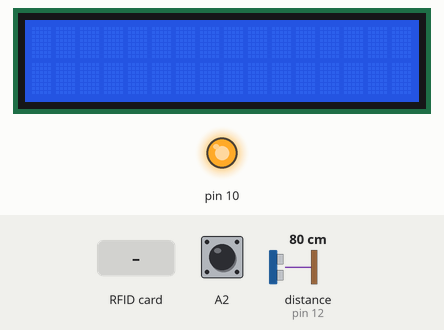
Recording of a sketch running on a simulated Arduino Uno, built with avr-gcc and run on an emulated ATmega328P. Parts: 16×2 character LCD, output pins drawn as LEDs (lit = HIGH). The inputs (shaded band) are chosen by the test bench; at power-on: A2 HIGH, distance to the obstacle (sensor on pin 12) 80 cm. The echo pulse lasts 58.3 µs per cm; pins used as bus, display or sensor lines are not drawn; what the sketch prints to the serial monitor is not drawn.

Above: at 1.3 s.
1.4 s: A2 pulled LOW for 0.15 s
At 2.3 s:
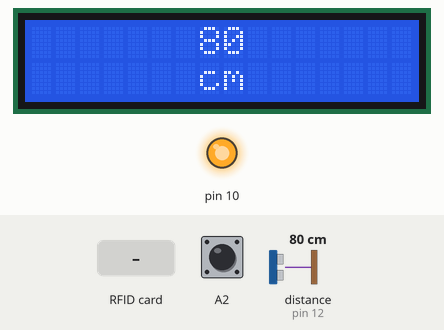
3.0 s: RFID card 5E 7A 19 C4 held to the reader
At 4.1 s:
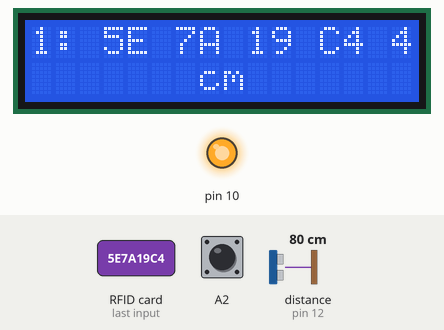
4.5 s: RFID card 5E 7A 19 C4 held to the reader
At 5.6 s:
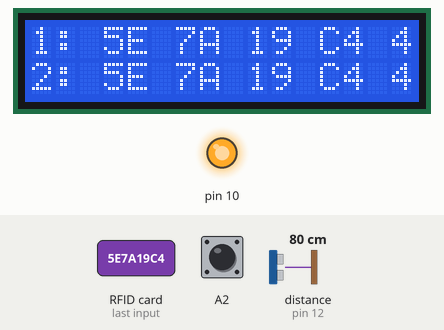
6.0 s: A2 pulled LOW for 1 s
At 7.3 s:
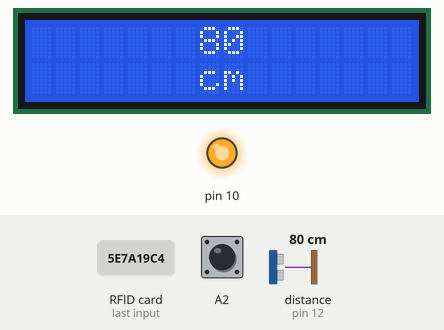
Timing chart, 0 to 9.0 s (numbered marks = the images above; inputs shaded):
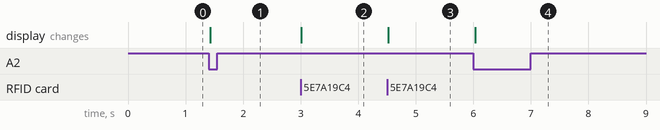

The sketch:

rfid_mini.ino
```cpp
#include <SPI.h>
#include <MFRC522.h>
#include <LiquidCrystal.h> //Dołączenie bilbioteki

#define SS_PIN 8
#define RST_PIN 9
#define trigPin 11
#define echoPin 12
MFRC522 rfid(SS_PIN, RST_PIN);
MFRC522::MIFARE_Key key;

LiquidCrystal lcd(2, 3, 4, 5, 6, 7); //Informacja o podłączeniu nowego wyświetlacza
//const byte UID[] = {0xD7, 0x59, 0x39, 0x4E};
//boolean stan = false;

void setup() {
  lcd.begin(16, 2); //Deklaracja typu
  pinMode(A2, INPUT_PULLUP);
  //pinMode(11, OUTPUT);
  //pinMode(12, OUTPUT);
  pinMode(13, OUTPUT);
  Serial.begin(9600);
  SPI.begin();
  rfid.PCD_Init();
  lcd.setCursor(0, 0);
  pinMode(trigPin, OUTPUT); //Pin, do którego podłączymy trig jako wyjście
  pinMode(echoPin, INPUT); //a echo, jako wejście
  //Serial.print("aaaaa");
  //lcd.print("abc");
}
int n = 1, k = 0;
void loop() {
  long odl = 1;
  if (digitalRead(A2) == LOW) {
    lcd.clear();
    odl=odleglosc();
    wys(odl);
    delay(500);
  } else if (digitalRead(A2) == HIGH)  {
    digitalWrite(trigPin, LOW);
    if (rfid.PICC_IsNewCardPresent() && rfid.PICC_ReadCardSerial())
    {
      if (k == 0) {
        lcd.setCursor(0, 0);
        k++;
      } else if (k == 1) {
        lcd.setCursor(0, 1);
        k--;
      }
      //lcd.clear();
      //lcd.setCursor(0, 1);
      lcd.print(n);
      n++;
      lcd.print(":");
      for (byte i = 0; i < rfid.uid.size; i++) {
        lcd.print(rfid.uid.uidByte[i] < 0x10 ? "0" : " ");
        lcd.print(rfid.uid.uidByte[i], HEX);
        Serial.print(rfid.uid.uidByte[i] < 0x10 ? "0" : " ");
        Serial.print(rfid.uid.uidByte[i], HEX);
      }
      lcd.print(" ");
      lcd.print(rfid.uid.size);
      rfid.PICC_HaltA();
      rfid.PCD_StopCrypto1();
    }
  }
}

void wys(long odl) {
  lcd.clear();
  if (odl < 10) {
    lcd.setCursor(8, 0);
  } else if (odl < 100) {
    lcd.setCursor(7, 0);
  } else if (odl < 1000) {
    lcd.setCursor(6, 0);
  } else {
    lcd.setCursor(5, 0);
  }
  lcd.print(odl);
  lcd.setCursor(6, 1);
  lcd.print(" cm");
  Serial.println(odl);
}

long odleglosc() {
  long czas;
  digitalWrite(trigPin, LOW);
  delayMicroseconds(2);
  digitalWrite(trigPin, HIGH);
  delayMicroseconds(10);
  digitalWrite(trigPin, LOW);

  //Pomiar wykonany
  czas = pulseIn(echoPin, HIGH);
  return czas / 58;
}
```

Measured:
- after the input at 1.4 s, the display: changes at once (image 1)
- after the input at 3.0 s, the display: changes at once (image 2)
- after the input at 4.5 s, the display: changes at once (image 3)
- after the input at 6.0 s, the display: changes at once (image 4)
